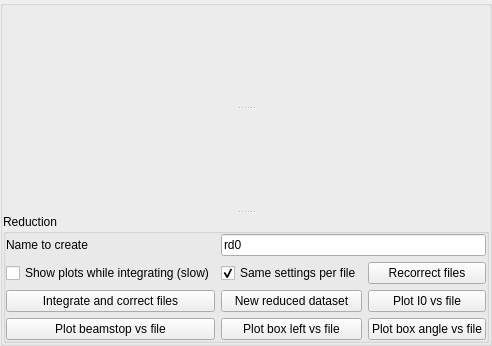
          <widget class="QGroupBox" name="groupBox2">
           <layout class="QVBoxLayout" name="verticalLayout_3">
            <property name="spacing">
             <number>0</number>
            </property>
            <property name="margin">
             <number>0</number>
            </property>
            <item>
             <widget class="QSplitter" name="splitter_6">
              <property name="orientation">
               <enum>Qt::Vertical</enum>
              </property>
              <widget class="QWidget" name="m_Rot" native="true">
               <property name="sizePolicy">
                <sizepolicy hsizetype="Preferred" vsizetype="Preferred">
                 <horstretch>0</horstretch>
                 <verstretch>1</verstretch>
                </sizepolicy>
               </property>
               <property name="minimumSize">
                <size>
                 <width>100</width>
                 <height>100</height>
                </size>
               </property>
              </widget>
              <widget class="QWidget" name="m_IvsQxz" native="true">
               <property name="sizePolicy">
                <sizepolicy hsizetype="Preferred" vsizetype="Preferred">
                 <horstretch>0</horstretch>
                 <verstretch>1</verstretch>
                </sizepolicy>
               </property>
               <property name="minimumSize">
                <size>
                 <width>100</width>
                 <height>100</height>
                </size>
               </property>
              </widget>
              <widget class="QGroupBox" name="groupBox_reduction">
               <property name="title">
                <string>Reduction</string>
               </property>
               <layout class="QGridLayout" name="gridLayout_2">
                <property name="margin">
                 <number>0</number>
                </property>
                <item row="2" column="1">
                 <widget class="QPushButton" name="pushButton_new_reduced">
                  <property name="toolTip">
                   <string>makes reduced dataset from selected files, must have already been integrated</string>
                  </property>
                  <property name="text">
                   <string>New reduced dataset</string>
                  </property>
                 </widget>
                </item>
                <item row="1" column="0">
                 <widget class="QCheckBox" name="checkBox_showplotswhilereducing">
                  <property name="text">
                   <string>Show plots while integrating (slow)</string>
                  </property>
                 </widget>
                </item>
                <item row="0" column="1" colspan="2">
                 <widget class="QLineEdit" name="lineEdit_nametocreate_QzQx">
                  <property name="text">
                   <string>rd0</string>
                  </property>
                 </widget>
                </item>
                <item row="0" column="0">
                 <widget class="QLabel" name="label_12">
                  <property name="text">
                   <string>Name to create</string>
                  </property>
                 </widget>
                </item>
                <item row="2" column="0">
                 <widget class="QPushButton" name="pushButton_integrate_correct_files">
                  <property name="toolTip">
                   <string>runs make rotated and integrate on selected files</string>
                  </property>
                  <property name="text">
                   <string>Integrate and correct files</string>
                  </property>
                 </widget>
                </item>
                <item row="3" column="0">
                 <widget class="QPushButton" name="pushButton_reduction_plotbeamstop">
                  <property name="text">
                   <string>Plot beamstop vs file</string>
                  </property>
                 </widget>
                </item>
                <item row="3" column="1">
                 <widget class="QPushButton" name="pushButton_reduction_plotleft">
                  <property name="text">
                   <string>Plot box left vs file</string>
                  </property>
                 </widget>
                </item>
                <item row="3" column="2">
                 <widget class="QPushButton" name="pushButton_reduction_plotangle">
                  <property name="text">
                   <string>Plot box angle vs file</string>
                  </property>
                 </widget>
                </item>
                <item row="1" column="1">
                 <widget class="QCheckBox" name="checkBox_sameperfile">
                  <property name="toolTip">
                   <string>current values in middle column overwrites per-file values when clicking &quot;integrate and correct files&quot;</string>
                  </property>
                  <property name="text">
                   <string>Same settings per file</string>
                  </property>
                  <property name="checked">
                   <bool>true</bool>
                  </property>
                 </widget>
                </item>
                <item row="1" column="2">
                 <widget class="QPushButton" name="pushButton_recorrect_files">
                  <property name="toolTip">
                   <string>undoes sample theta offset and corrections and applies new ones to selected files, must have already been integrated</string>
                  </property>
                  <property name="text">
                   <string>Recorrect files</string>
                  </property>
                 </widget>
                </item>
                <item row="2" column="2">
                 <widget class="QPushButton" name="pushButton_reduction_plotI0">
                  <property name="text">
                   <string>Plot I0 vs file</string>
                  </property>
                 </widget>
                </item>
               </layout>
              </widget>
             </widget>
            </item>
           </layout>
          </widget>
